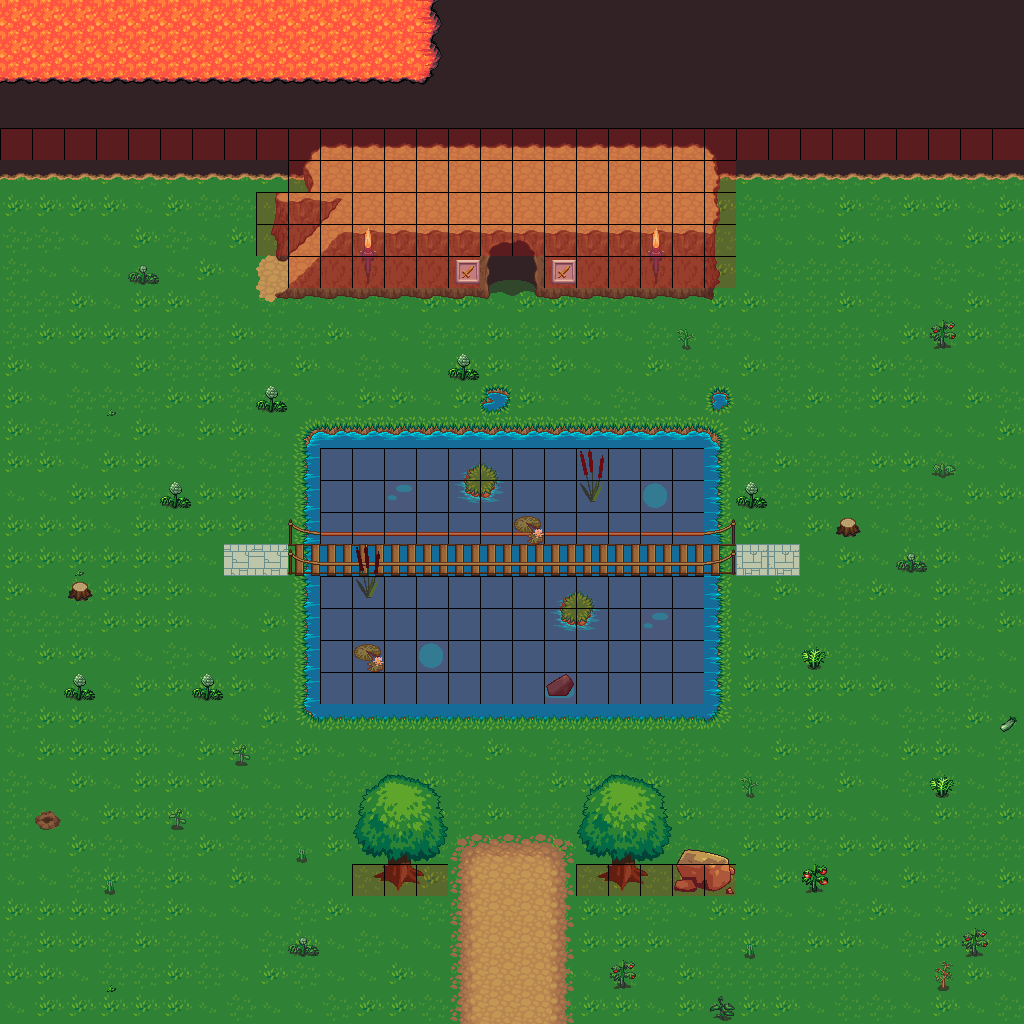

Tiled map render using the project's own tile images. Description and the map definition, with tile-layer contents summarised, below:
An orthogonal 32x32 tile map with 32x32 px tiles, 4 tile layers (Base, Base2, Base 3, Meta), 3 tilesets.

<map version="1.0" orientation="orthogonal" width="32" height="32" tilewidth="32" tileheight="32">
 <tileset firstgid="1" name="atlas1" tilewidth="32" tileheight="32">
  <image source="../tiles/atlas1.png" width="1024" height="1024" />
  <terraintypes>
   <terrain name="Dirt" tile="-1" />
   <terrain name="Water" tile="-1" />
  </terraintypes>
  <tile id="79" terrain=",,,0" />
  <tile id="80" terrain=",,0,0" />
  <tile id="81" terrain=",,0," />
  <tile id="111" terrain=",0,,0" />
  <tile id="112" terrain="0,0,0,0" />
  <tile id="113" terrain="0,,0," />
  <tile id="143" terrain=",0,," />
  <tile id="144" terrain="0,0,," />
  <tile id="145" terrain="0,,," />
  <tile id="358" terrain="1,,," />
  <tile id="359" terrain="0,0,," />
  <tile id="360" terrain=",1,," />
  <tile id="390" terrain="0,,0," />
  <tile id="391" terrain="1,1,1,1" />
  <tile id="392" terrain=",0,,0" />
  <tile id="422" terrain=",,1," />
  <tile id="423" terrain=",,0,0" />
  <tile id="424" terrain=",,,1" />
 </tileset>
 <tileset firstgid="1025" name="atlas2" tilewidth="32" tileheight="32">
  <image source="../tiles/atlas2.png" width="1024" height="1024" />
 </tileset>
 <tileset firstgid="2049" name="meta_tiles" tilewidth="32" tileheight="32">
  <image source="../tiles/meta_tiles.png" width="67" height="34" />
  <tile id="0">
   <properties>
    <property name="WALKABLE" value="False" />
   </properties>
  </tile>
 </tileset>
 <layer name="Base" width="32" height="32">
  <data>[1024 cells, 1024 non-empty, 8 distinct tile ids]</data>
 </layer>
 <layer name="Base2" width="32" height="32">
  <data>[1024 cells, 420 non-empty, 53 distinct tile ids]</data>
 </layer>
 <layer name="Base 3" width="32" height="32">
  <data>[1024 cells, 140 non-empty, 52 distinct tile ids]</data>
 </layer>
 <layer name="Meta" width="32" height="32">
  <data>[1024 cells, 180 non-empty, 1 distinct tile ids]</data>
 </layer>
</map>
